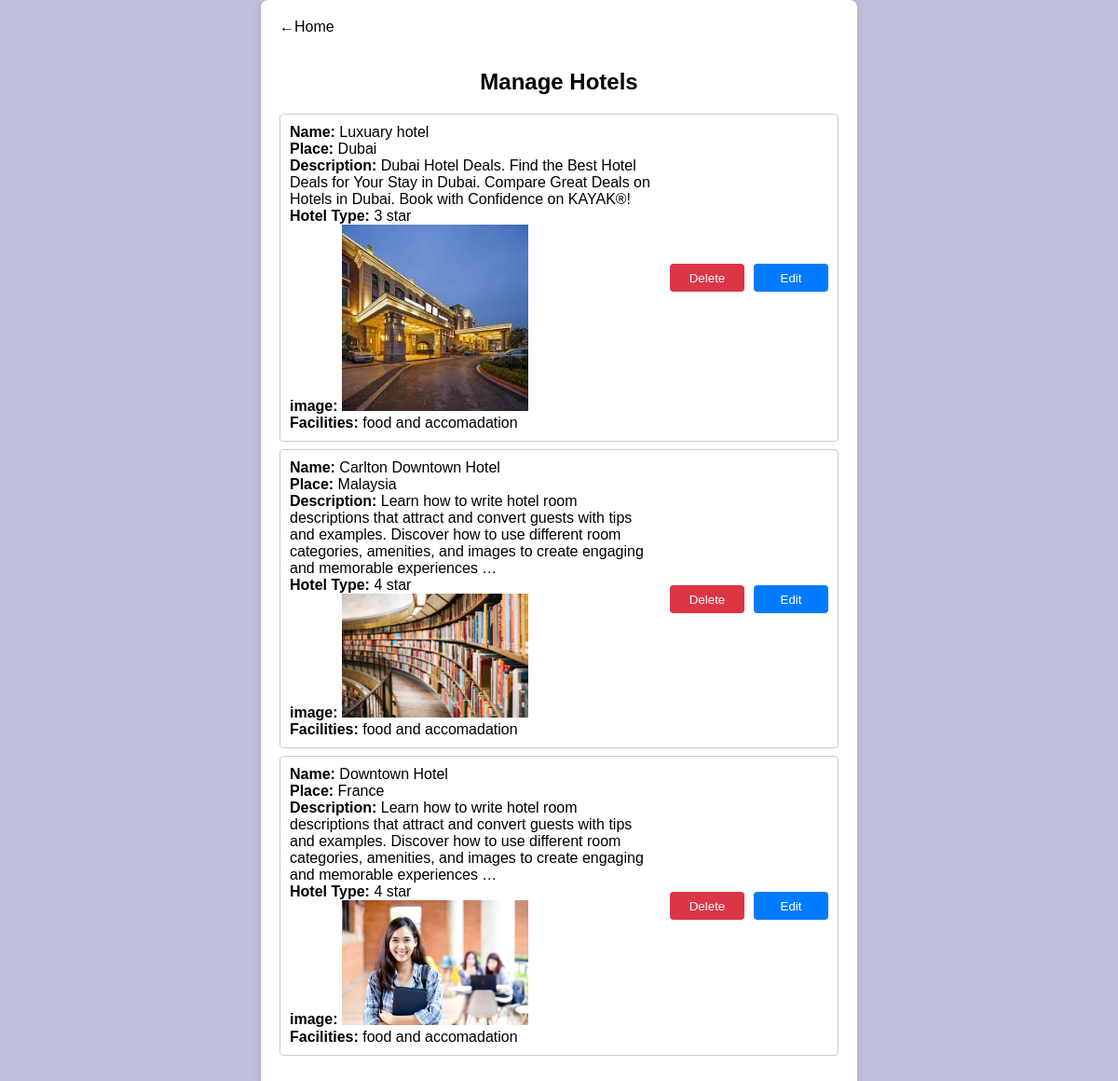
Page /manage_hotel/ on the committed database.
### Toursapp/models.py (models this page shows, shortened)
class Hotel(models.Model):
    HOTEL_CHOICES = [
        ('3 star ', '3 Star '),
        ('4 star ', '4 Star '),
        ('5 star ', '5 Star'),
    ]
    name = models.CharField(max_length=250)
    place=models.CharField(max_length=250)
    description = models.TextField()
    hotel_type=models.CharField(max_length=250, choices=HOTEL_CHOICES)
    image = models.ImageField(upload_to='images')
    inclusion=models.CharField(max_length=250)

### Toursapp/views.py (the view)
# urls.py: path('manage_hotel/', manage_hotel, name='manage_hotels'),
def manage_hotel(request):
    hotels = Hotel.objects.all()
    return render(request, 'hotelmanage.html', {'hotels': hotels})

### templates/hotelmanage.html (shortened to what this page needs)
<!DOCTYPE html>
<html lang="en">
<head>
</head>
<body>
    <form method="post" action="{% url 'manage_hotels' %}"  enctype="multipart/form-data">
        <div class="container">
             <a href="{% url 'admin_panel' %}" class="back-link">&#8592;Home</a>
            <h2>Manage Hotels</h2>
            <ul>
                {% for hotel in hotels %}
                    <li>
                        <div class="info">
                            <div>
                                <strong>Name:</strong> {{ hotel.name }}<br>
                                <strong>Place:</strong> {{ hotel.place }}<br>
                                <strong>Description:</strong> {{ hotel.description }}<br>
                                <strong>Hotel Type:</strong> {{ hotel.hotel_type }}<br>
                                <strong>image:</strong> <img src="{{ hotel.image.url }}" alt="image" width="200px"><br>
                                <strong>Facilities:</strong> {{ hotel.inclusion }}<br>
                            </div>
                            <div class="buttons-container">
                                <button class="delete-button"><a href="{% url 'delete_hotels' hotel.id %}">Delete</a></button>
                                <button class="edit-button"><a href="{% url 'edit_hotels' hotel.id %}">Edit</a></button>
                            </div>
                        </div>
                    </li>
                {% endfor %}
            </ul>
        </div>
    </form>
</body>
</html>

### templates/hotelmanage.html (style rules this page uses)
body { font-family: 'Arial', sans-serif; background-color: #bfbfd9; background-image: url(https://th.bing.com/th/id/OIP.nG2Y-Gt1gjE9nB0e54qO9gHaEI?w=283&h=180&c=7&r=0&o=5&pid=1.7); margin: 0; padding: 0; display: flex; justify-content: center; align-items: center; }
.container { background-color: #ffffff; padding: 20px; border-radius: 8px; box-shadow: 0 0 10px rgba(0, 0, 0, 0.1); width:600px; height:auto; }
h2 { text-align: center; }
ul { list-style-type: none; padding: 0; }
li { border: 1px solid #ccc; border-radius: 4px; margin-bottom: 8px; padding: 10px; background-color: #fff; }
.info { display: flex; justify-content: space-between; }
.buttons-container { display: flex; align-items:center; }
.edit-button, .delete-button { background-color: #007bff; color: #fff; border: none; padding: 8px 16px; width: 80px; height: 30px; border-radius: 4px; cursor: pointer; margin-left: 10px; }
.delete-button { background-color: #dc3545; }
a { text-decoration:none; color:white; }
.back-link { text-decoration: none; color:black; margin-bottom: 16px; display: inline-block; }

### rows in the picture
Hotel: name "Luxuary hotel", place "Dubai", description "Dubai Hotel Deals. Find the Best Hotel Deals for Your Stay in Dubai. Compare Great Deals on Hotels in Dubai. Book with Confidence on KAYAK®!", hotel_type "3 star", image (picture), inclusion "food and accomadation"
Hotel: name "Carlton Downtown Hotel", place "Malaysia", description "Learn how to write hotel room descriptions that attract and convert guests with tips and examples. Discover how to use different room categories, amenities, and images to create engaging and memorable experiences …", hotel_type "4 star", image (picture), inclusion "food and accomadation"
Hotel: name "Downtown Hotel", place "France", description "Learn how to write hotel room descriptions that attract and convert guests with tips and examples. Discover how to use different room categories, amenities, and images to create engaging and memorable experiences …", hotel_type "4 star", image (picture), inclusion "food and accomadation"
